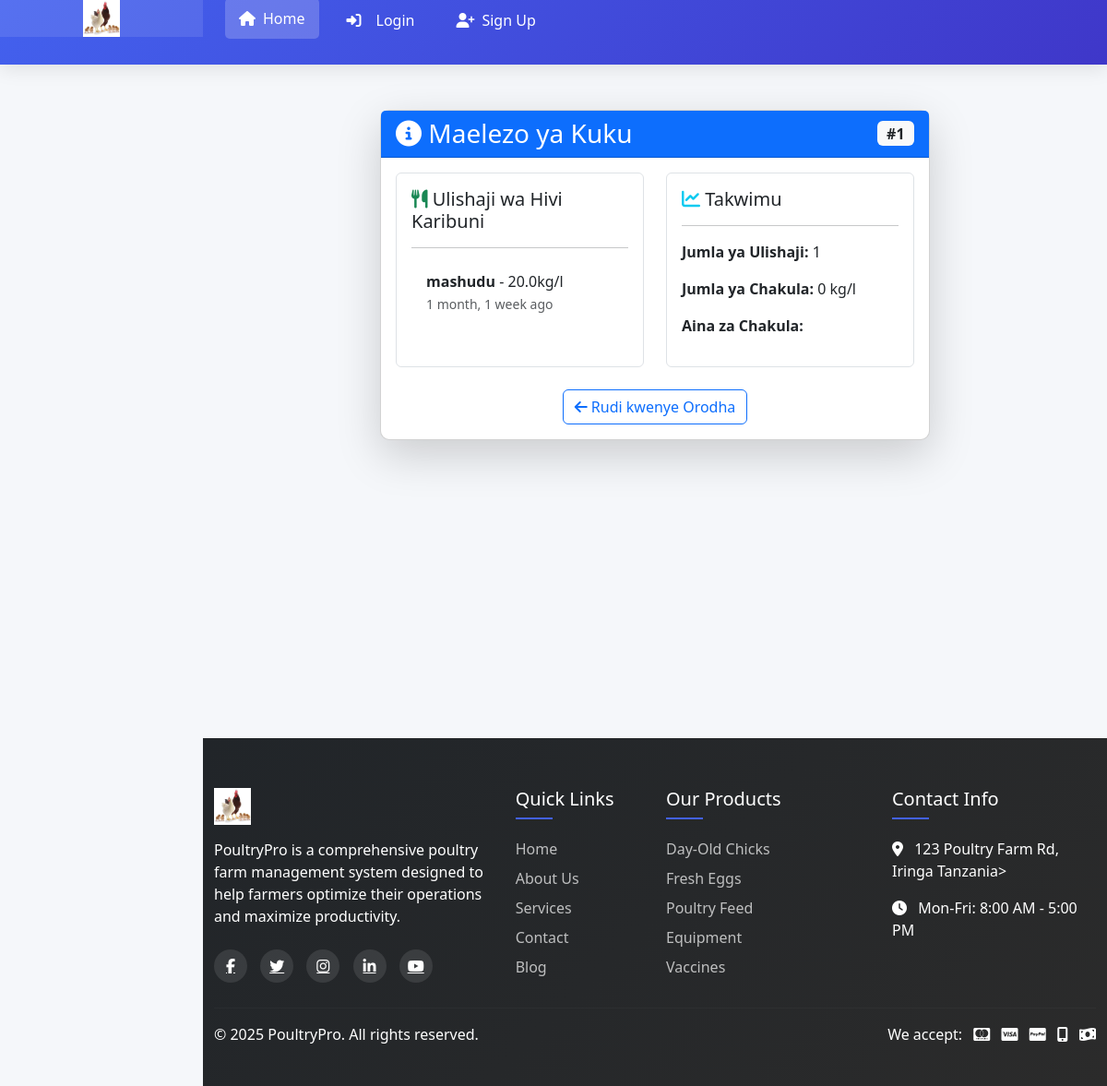
Page /health/chicken/1/ on the earlier database version.
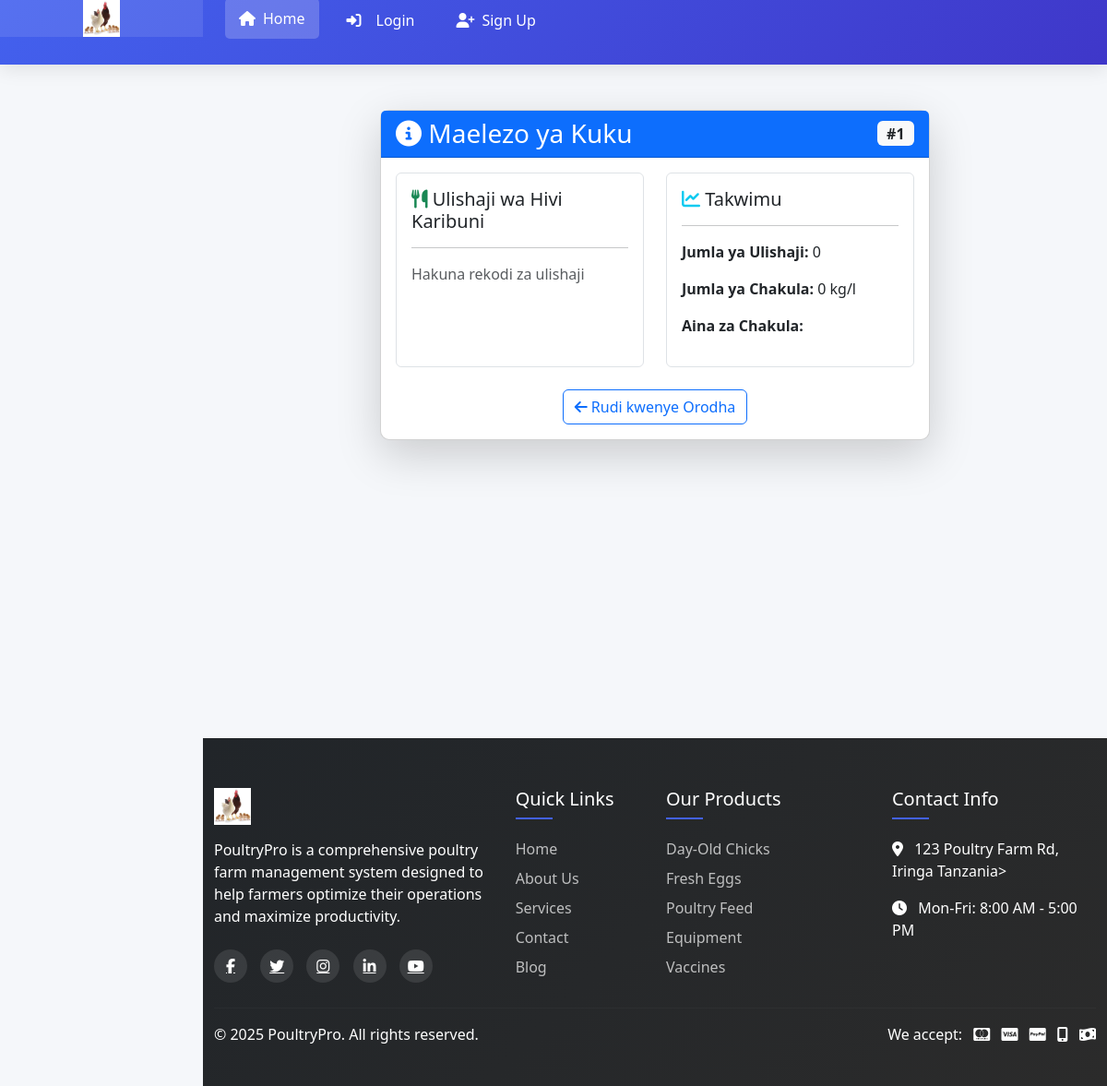
Same page on the later database version.
### core/models.py (models this page shows, shortened)
class Feeding(models.Model):
    chicken = models.ForeignKey(Chicken, on_delete=models.CASCADE, related_name='feedings')
    feed_type = models.CharField(max_length=100)
    quantity = models.FloatField(help_text="Kiasi cha chakula (kg/l)")
    feeding_time = models.DateTimeField()

class Chicken(models.Model):
    GENDER_CHOICES = [('M', 'Male'), ('F', 'Female'), ('U', 'Unknown')]
    owner = models.ForeignKey('customers.Customer', on_delete=models.CASCADE, related_name='chickens', blank=True, null=True)
    customer = models.ForeignKey('customers.Customer', on_delete=models.CASCADE, null=True, blank=True)
    tag_number = models.CharField(max_length=20, unique=True)
    breed = models.ForeignKey(Breed, on_delete=models.PROTECT)
    date_acquired = models.DateField()
    date_of_birth = models.DateField(null=True, blank=True)
    gender = models.CharField(max_length=1, choices=GENDER_CHOICES, default='U')
    parent = models.ForeignKey('self', on_delete=models.SET_NULL, null=True, blank=True)
    is_alive = models.BooleanField(default=True)
    last_health_check = models.DateField(null=True, blank=True)
    notes = models.TextField(blank=True)
    class Meta:
        ordering = ['tag_number']
        verbose_name_plural = 'Chickens'

### health/views.py (the view)
# urls.py: path('chicken/<int:pk>/', views.chicken_detail, name='chicken_detail'),
def chicken_detail(request, pk):
    chicken = get_object_or_404(Chicken, pk=pk)
    return render(request, 'feeding/chicken_detail.html', {'chicken': chicken})

### health/templates/feeding/chicken_detail.html (shortened to what this page needs)
{% extends 'core/base.html' %}
{% block content %}
<div class="container mt-4">
    <div class="row">
        <div class="col-md-8 mx-auto">
            <div class="card shadow-lg">
                <div class="card-header bg-primary text-white">
                    <div class="d-flex justify-content-between align-items-center">
                        <h3 class="mb-0">
                            <i class="fas fa-info-circle"></i> Maelezo ya Kuku
                        </h3>
                        <span class="badge bg-light text-dark fs-6">
                            #{{ chicken.tag_number }}
                        </span>
                    </div>
                </div>
                <div class="card-body">
                    <div class="row mb-4">
                        <div class="col-md-6">
                            <div class="info-box p-3 border rounded">
                                <h5><i class="fas fa-utensils text-success"></i> Ulishaji wa Hivi Karibuni</h5>
                                <hr>
                                {% if chicken.feedings.all %}
                                    <ul class="list-group list-group-flush">
                                        {% for feeding in chicken.feedings.all|slice:":3" %}
                                        <li class="list-group-item">
                                            <strong>{{ feeding.feed_type }}</strong> -
                                            {{ feeding.quantity }}kg/l<br>
                                            <small class="text-muted">{{ feeding.feeding_time|timesince }} ago</small>
                                        </li>
                                        {% endfor %}
                                    </ul>
                                {% else %}
                                    <p class="text-muted">Hakuna rekodi za ulishaji</p>
                                {% endif %}
                            </div>
                        </div>
                        <div class="col-md-6">
                            <div class="info-box p-3 border rounded">
                                <h5><i class="fas fa-chart-line text-info"></i> Takwimu</h5>
                                <hr>
                                <p><strong>Jumla ya Ulishaji:</strong> {{ chicken.feedings.count }}</p>
                                <p><strong>Jumla ya Chakula:</strong> {{ total_food|default:"0" }} kg/l</p>
                                <p><strong>Aina za Chakula:</strong> {{ feed_types|join:", " }}</p>
                            </div>
                        </div>
                    </div>
                    <div class="text-center mt-3">
                        <a href="{% url 'core:feeding' %}" class="btn btn-outline-primary">
                            <i class="fas fa-arrow-left"></i> Rudi kwenye Orodha
                        </a>
                    </div>
                </div>
            </div>
        </div>
    </div>
</div>
{% endblock %}

Differences in the rows shown:
removed Feeding: feed_type "mashudu", quantity "20.0", feeding_time "1 month, 1 week"
changed Chicken: feedings.count "1" → "0"
Other differences:
text now shown: "Hakuna rekodi za ulishaji"
